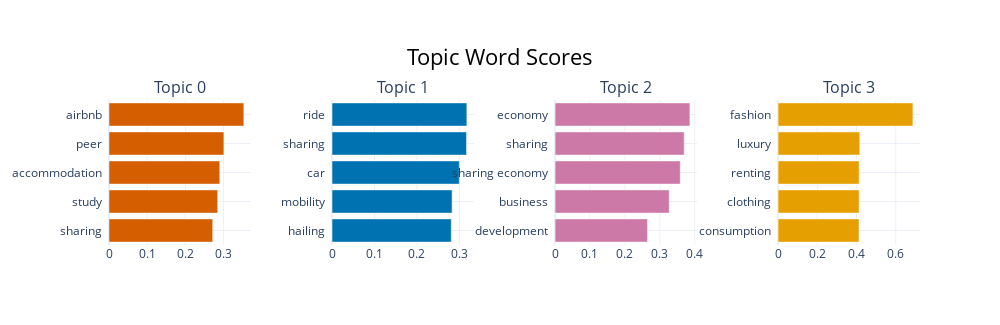

The cell this chart's notebook holds for it:
### Code cell
# New: Utilize additional visualization methods
topic_model.visualize_barchart(top_n_topics=10)

### Figure 1 — Plotly figure (JSON) as saved in the notebook; plotly's stock layout.template omitted (floating-point values rounded to 4 significant figures)
{"data": [{"marker": {"color": "#D55E00"}, "orientation": "h", "type": "bar", "x": [0.2715, 0.2845, 0.29, 0.3007, 0.3529], "xaxis": "x", "y": ["sharing  ", "study  ", "accommodation  ", "peer  ", "airbnb  "], "yaxis": "y"}, {"marker": {"color": "#0072B2"}, "orientation": "h", "type": "bar", "x": [0.2809, 0.2829, 0.2998, 0.3169, 0.3176], "xaxis": "x2", "y": ["hailing  ", "mobility  ", "car  ", "sharing  ", "ride  "], "yaxis": "y2"}, {"marker": {"color": "#CC79A7"}, "orientation": "h", "type": "bar", "x": [0.2645, 0.3268, 0.3584, 0.3698, 0.386], "xaxis": "x3", "y": ["development  ", "business  ", "sharing economy  ", "sharing  ", "economy  "], "yaxis": "y3"}, {"marker": {"color": "#E69F00"}, "orientation": "h", "type": "bar", "x": [0.4124, 0.4128, 0.413, 0.4165, 0.6871], "xaxis": "x4", "y": ["consumption  ", "clothing  ", "renting  ", "luxury  ", "fashion  "], "yaxis": "y4"}], "layout": {"annotations": [{"font": {"size": 16}, "showarrow": false, "text": "Topic 0", "x": 0.0875, "xanchor": "center", "xref": "paper", "y": 1, "yanchor": "bottom", "yref": "paper"}, {"font": {"size": 16}, "showarrow": false, "text": "Topic 1", "x": 0.3625, "xanchor": "center", "xref": "paper", "y": 1, "yanchor": "bottom", "yref": "paper"}, {"font": {"size": 16}, "showarrow": false, "text": "Topic 2", "x": 0.6375, "xanchor": "center", "xref": "paper", "y": 1, "yanchor": "bottom", "yref": "paper"}, {"font": {"size": 16}, "showarrow": false, "text": "Topic 3", "x": 0.9125, "xanchor": "center", "xref": "paper", "y": 1, "yanchor": "bottom", "yref": "paper"}], "height": 325, "hoverlabel": {"bgcolor": "white", "font": {"family": "Rockwell", "size": 16}}, "showlegend": false, "title": {"font": {"color": "Black", "size": 22}, "text": "Topic Word Scores", "x": 0.5, "xanchor": "center", "yanchor": "top"}, "width": 1000, "xaxis": {"anchor": "y", "domain": [0, 0.175], "showgrid": true}, "xaxis2": {"anchor": "y2", "domain": [0.275, 0.45], "showgrid": true}, "xaxis3": {"anchor": "y3", "domain": [0.55, 0.725], "showgrid": true}, "xaxis4": {"anchor": "y4", "domain": [0.825, 1], "showgrid": true}, "yaxis": {"anchor": "x", "domain": [0, 1], "showgrid": true}, "yaxis2": {"anchor": "x2", "domain": [0, 1], "showgrid": true}, "yaxis3": {"anchor": "x3", "domain": [0, 1], "showgrid": true}, "yaxis4": {"anchor": "x4", "domain": [0, 1], "showgrid": true}}}
